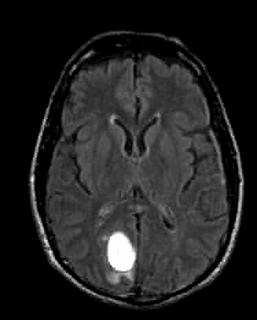
%> input picture brain_mri.jpg, 257 x 320 px
$ octave brainMRI.m   (GNU Octave 9; MATLAB toolbox functions it lacks are replaced by stand-ins)
%> lines starting %> are read from the running program, lines starting %| are printed output that depends on the picture; in (x1, y1, x2, y2) boxes, pixels count from 0 and x2, y2 are one past the last pixel; in counts of white or black regions, pixels touching at a corner belong together; the program's own positions count from 1
I=imread('C:\Users\Abi\Desktop\brain_mri.jpg');
%> I is the input picture: size 320x257 uint8; min 0, max 255, mean 34.2
figure, imshow(I); title('Brain MRI Image');
I = imresize(I,[200,200]);
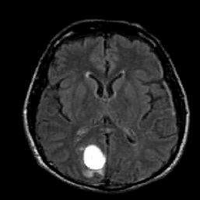
%> I: size 200x200 uint8; min 0, max 255, mean 34.2
I= im2bw(I,0.7);%binarising with thresold .6
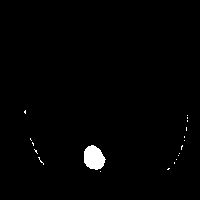
%> I: size 200x200 logical; 1.2% white; 19 white regions (18 under 20 px), largest, box (x1, y1, x2, y2) and area: (84, 145, 106, 170) 401
figure, imshow(I);title('Thresholded Image');
hy = fspecial('sobel');
hx = hy';
Iy = imfilter(double(I), hy, 'replicate');
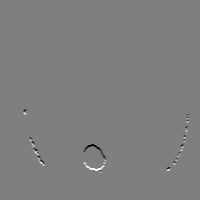
%> Iy: size 200x200 double; min -4, max 4, mean 0; drawn with min black and max white
Ix = imfilter(double(I), hx, 'replicate');
gradmag = sqrt(Ix.^2 + Iy.^2);
L = watershed(gradmag);
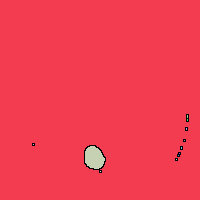
%> L: size 200x200 uint8; 13 distinct labels, from 0 to 12; one colour per label, 0 black
Lrgb = label2rgb(L);
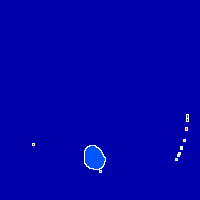
%> Lrgb: size 200x200x3 uint8; mean R, G, B 1.2, 1.9, 171.1
figure, imshow(Lrgb), title('Watershed segmented image ')
se = strel('disk', 5);
Io = imopen(I, se);
%> Io: size 200x200 logical; 0.98% white; 1 white region, box (x1, y1, x2, y2) and area: (84, 146, 105, 169) 392
Ie = imerode(I, se);
%> Ie: size 200x200 logical; 0.36% white; 1 white region, box (x1, y1, x2, y2) and area: (88, 150, 101, 165) 144
Iobr = imreconstruct(Ie, I);
%> Iobr: size 200x200 logical; 1% white; 1 white region, box (x1, y1, x2, y2) and area: (84, 145, 106, 170) 401
Iobrd = imdilate(Iobr, se);
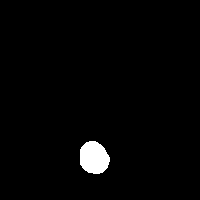
%> Iobrd: size 200x200 logical; 1.9% white; 1 white region, box (x1, y1, x2, y2) and area: (80, 141, 110, 174) 775
Iobrcbr = imreconstruct(imcomplement(Iobrd), imcomplement(Iobr));
Iobrcbr = imcomplement(Iobrcbr);
I2 = I;
fgm = imregionalmax(Iobrcbr);
I2(fgm) = 255;
se2 = strel(ones(5,5));
fgm2 = imclose(fgm, se2);
fgm3 = imerode(fgm2, se2);
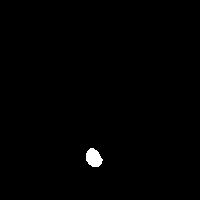
%> fgm3: size 200x200 logical; 0.58% white; 1 white region, box (x1, y1, x2, y2) and area: (86, 148, 103, 167) 234
fgm4 = bwareaopen(fgm3, 20);
I3 = I;
bw = im2bw(Iobrcbr);
figure
imshow(bw), title('only tumor')
